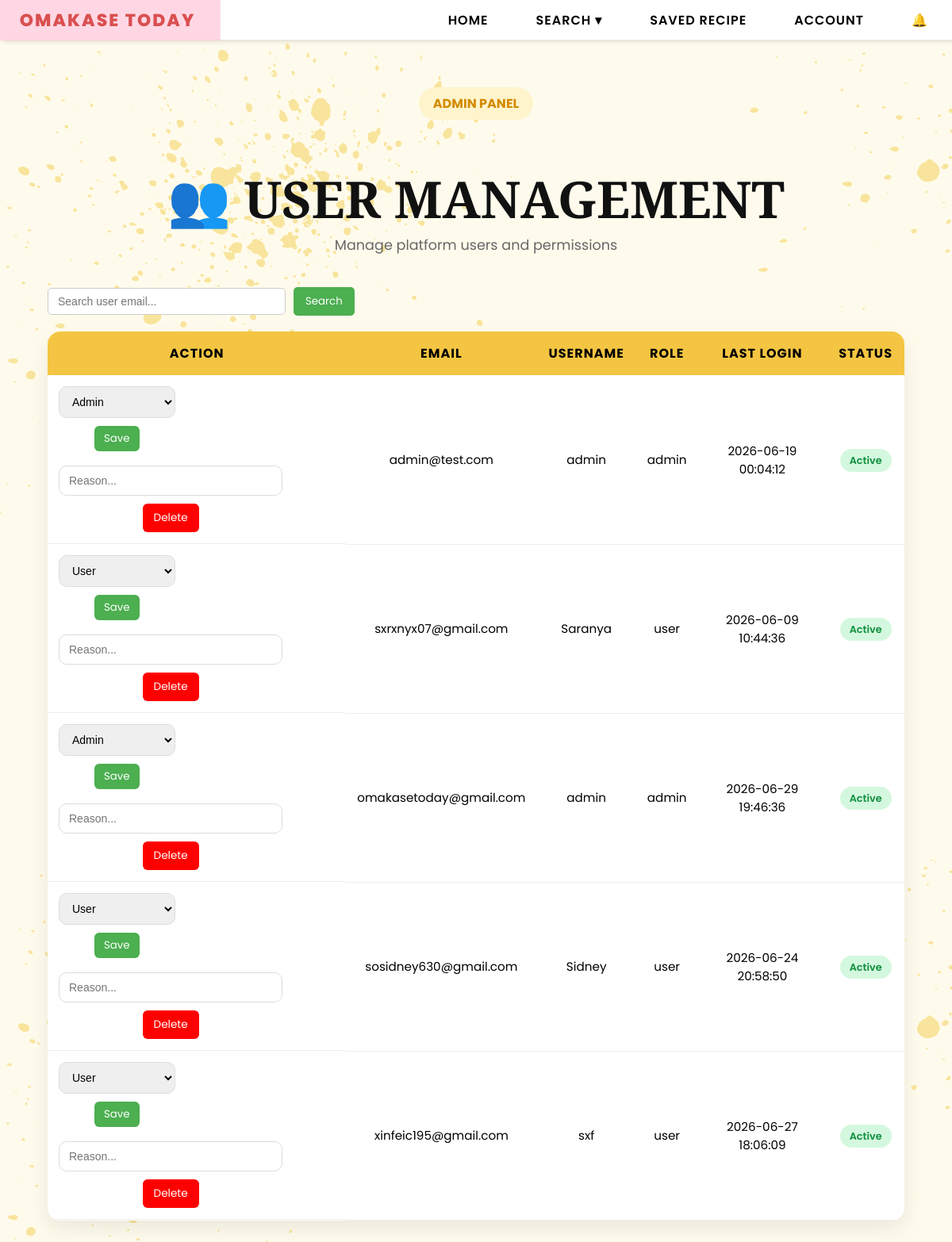
Screenshot of /admin/users (signed in) with the database file from the repository.
### tables this page shows
CREATE TABLE users (
        email TEXT PRIMARY KEY,
        username TEXT,
        password TEXT,
        bio TEXT,
        profile_pic TEXT,
        role TEXT DEFAULT 'user'
    , reset_token TEXT, reset_used INTEGER DEFAULT 0, reset_viewed INTEGER DEFAULT 0, last_login TEXT);

### app.py (the view)
@app.route("/admin/users")
def admin_users():
    if session.get("role") != "admin":
        return "403 Forbidden"
    conn = sqlite3.connect(DB_PATH)
    c = conn.cursor()
    c.execute("""
        SELECT email,
            username,
            role,
            last_login
        FROM users
    """)
    users = c.fetchall()
    conn.close()
    six_months_ago = (
            datetime.now() - timedelta(days=180)
        )
    processed_users = []
    for user in users:
        status = "Inactive"
        if user[3]:
            try:
                last_login = datetime.strptime(
                    user[3],
                    "%Y-%m-%d %H:%M:%S"
                )
                if last_login > six_months_ago:
                    status = "Active"
            except:
                status = "Inactive"
        processed_users.append(
            (
                user[0],  # email
                user[1],  # username
                user[2],  # role
                user[3],  # last_login
                status    # active/inactive
            )
        )
    return render_template(
        "admin_users.html",
        users=processed_users
    )

### templates/admin_users.html (shortened to what this page needs)
{% extends "base.html" %}
{% block content %}
<div class="admin-users-wrapper">
    <div class="page-hero">
        <span class="hero-tag">
            ADMIN PANEL
        </span>
        <h1 class="page-title">
            👥 USER MANAGEMENT
        </h1>
        <p class="page-subtitle">
            Manage platform users and permissions
        </p>
    </div>
    <div class="admin-controls">
        <input type="text" id="userSearch" class="search-input"
            placeholder="Search user email...">
        <button onclick="filterUsers()" class="search-btn">
            Search
        </button>
    </div>
    <table class="users-table">
        <thead>
            <tr>
                <th>ACTION</th>
                <th>EMAIL</th>
                <th>USERNAME</th>
                <th>ROLE</th>
                <th>LAST LOGIN</th>
                <th>STATUS</th>
            </tr>
        </thead>
        <tbody id="userBody">
            {% for u in users %}
            <tr>
                <td style="display:flex; gap:8px; flex-wrap:wrap;">
                    <form action="/admin/users/update/{{ u[0] }}" method="POST">
                        <select name="role">
                            <option value="user" {% if u[2]=='user' %}selected{% endif %}>User</option>
                            <option value="admin" {% if u[2]=='admin' %}selected{% endif %}>Admin</option>
                        </select>
                        <button type="submit" class="update-btn">Save</button>
                    </form>
                    <form action="/admin/delete/{{ u[0] }}" method="POST"
                          onsubmit="return confirmDelete(this)">
                        <input type="text" name="reason"
                               placeholder="Reason..."
                               required
                               class="reason-input">
                        <button type="submit" class="delete-btn">
                            Delete
                        </button>
                    </form>
                </td>
                <td>{{ u[0] }}</td>
                <td>{{ u[1] }}</td>
                <td>{{ u[2] }}</td>
                <td>
                    {% if u[3] %}
                        {{ u[3] }}
                    {% else %}
                        Never Logged In
                    {% endif %}
                </td>
                <td>
                    <span class="
                        status-badge
                        {% if u[4] == 'Active' %}
                            active-status
                        {% else %}
                            inactive-status
                        {% endif %}
                    ">
                        {{ u[4] }}
                    </span>
                </td>
            </tr>
            {% endfor %}
        </tbody>
    </table>
</div>
{% endblock %}

### rows the page displays
users: role "Admin", email "admin@test.com", username "admin", role "admin", last_login "2026-06-19 00:04:12", u "Active"
users: role "User", email "sxrxnyx07@gmail.com", username "Saranya", role "user", last_login "2026-06-09 10:44:36", u "Active"
users: role "Admin", email "omakasetoday@gmail.com", username "admin", role "admin", last_login "2026-06-29 19:46:36", u "Active"
users: role "User", email "sosidney630@gmail.com", username "Sidney", role "user", last_login "2026-06-24 20:58:50", u "Active"
users: role "User", email "xinfeic195@gmail.com", username "sxf", role "user", last_login "2026-06-27 18:06:09", u "Active"
